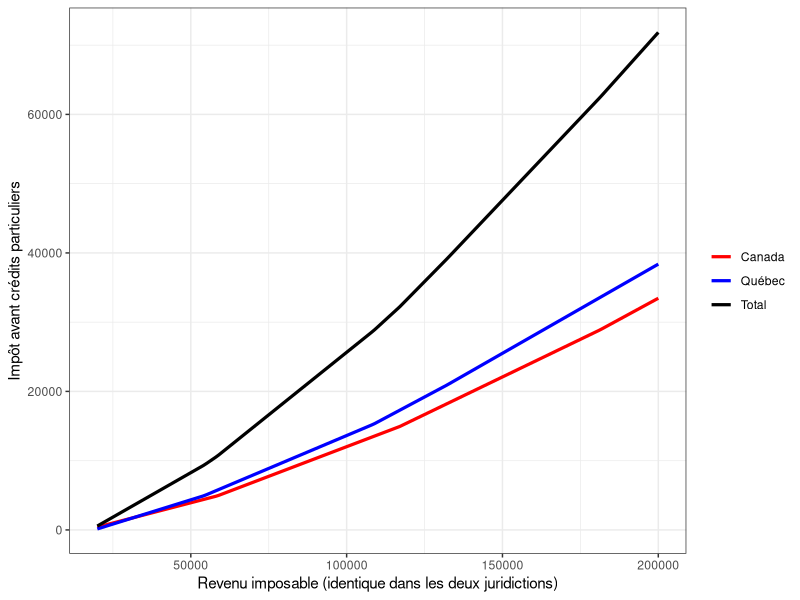
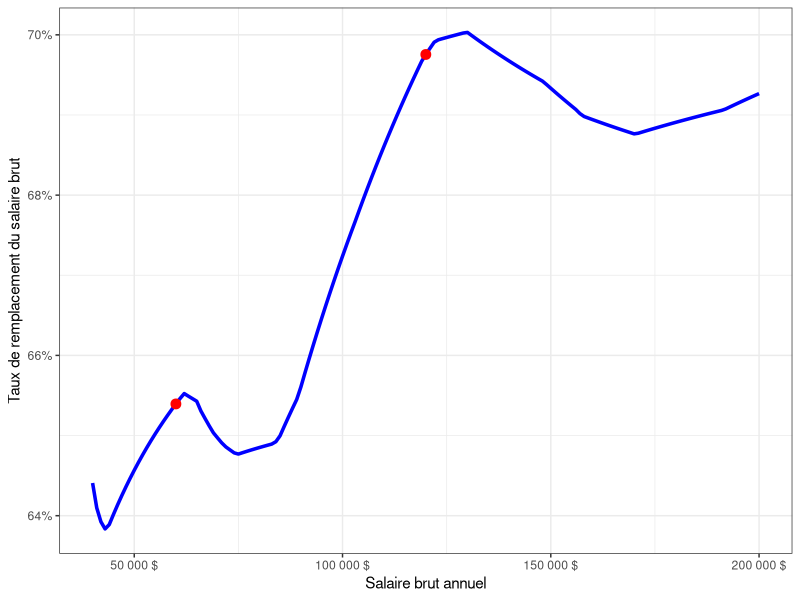
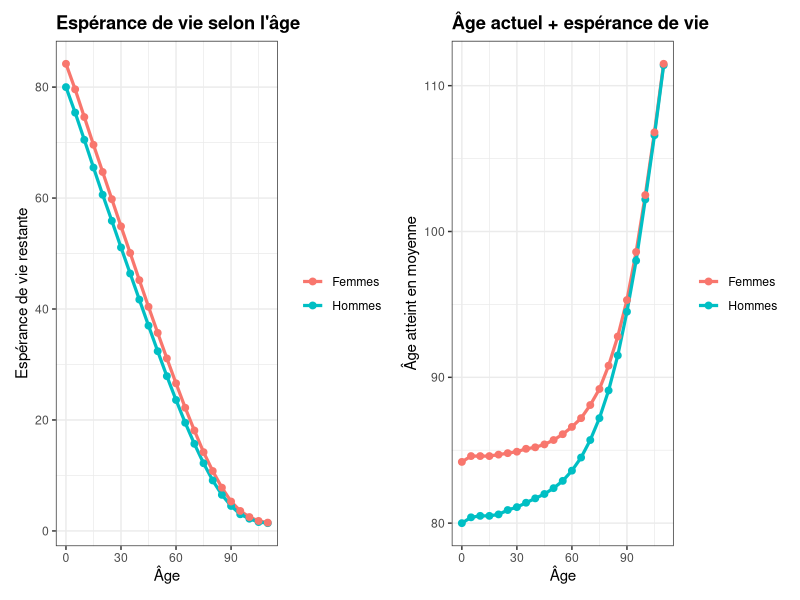
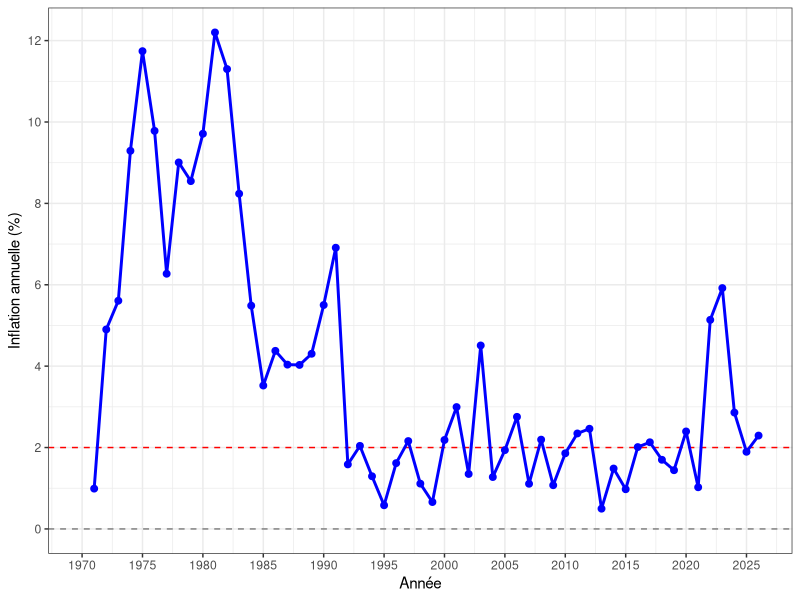
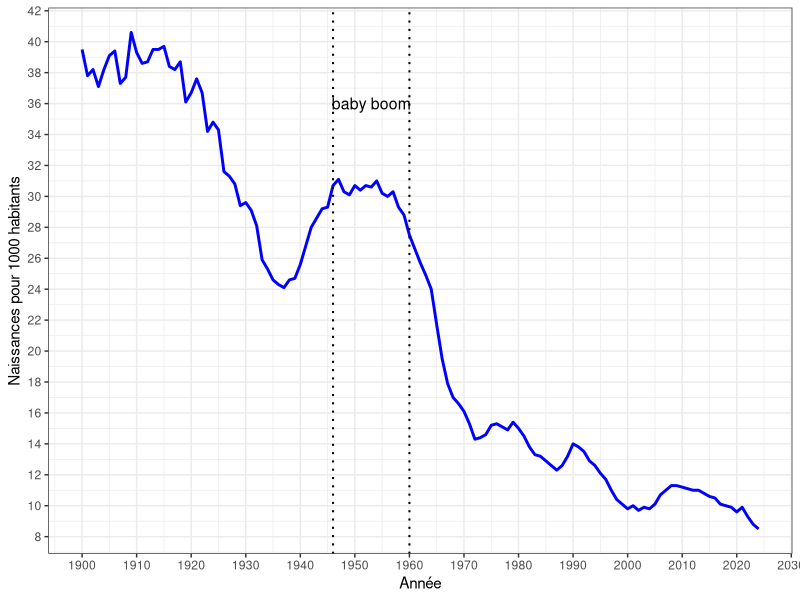

These figures' R source, in order:
## ---- chunk 1
#| code-fold: true
#| echo: false
#| message: false
#| warning: false
#| fig-height: 4.8
#| fig-width: 9
#| fig-align: center

library(dplyr)
library(kableExtra)
library(tibble)

tab_moyen <- tibble(
  `Catégorie de travailleur` = c(
    "Total des retraités",
    "Employés du secteur public",
    "Employés du secteur privé",
    "Travailleurs autonomes"
  ),
  `2021` = c(64.3, 62.5, 64.4, 67.1),
  `2022` = c(64.7, 62.9, 64.9, 68.0),
  `2023` = c(65.1, 63.2, 65.3, 68.0),
  `2024` = c(65.3, 63.8, 65.1, 67.9),
  `2025` = c(65.4, 62.6, 66.0, 68.4)
)

tab_moyen %>%
  mutate(across(`2021`:`2025`, ~ format(round(.x,1), decimal.mark=","))) %>%
  kbl(
    align = c("l","c","c","c","c","c"),
    caption = "Âge moyen de la retraite selon la catégorie de travailleur, Canada"
  ) %>%
  kable_styling(
    bootstrap_options = c("striped","hover","condensed"),
    full_width = FALSE,
    position = "center"
  )


tab_median <- tibble(
  `Catégorie de travailleur` = c(
    "Total des retraités",
    "Employés du secteur public",
    "Employés du secteur privé",
    "Travailleurs autonomes"
  ),
  `2021` = c(64.4, 61.8, 64.7, 65.7),
  `2022` = c(64.8, 61.8, 64.9, 67.8),
  `2023` = c(64.9, 63.0, 65.1, 67.8),
  `2024` = c(65.1, 64.1, 65.1, 66.7),
  `2025` = c(65.3, 61.8, 65.4, 67.4)
)

tab_median %>%
  mutate(across(`2021`:`2025`, ~ format(round(.x,1), decimal.mark=","))) %>%
  kbl(
    align = c("l","c","c","c","c","c"),
    caption = "Âge médian de la retraite selon la catégorie de travailleur, Canada"
  ) %>%
  kable_styling(
    bootstrap_options = c("striped","hover","condensed"),
    full_width = FALSE,
    position = "center"
  )


## ---- chunk 2
#| code-fold: true
#| code-summary: "Voir le code R : barèmes fiscaux de base de 2026"
#| echo: true
#| message: false
#| warning: false

library(dplyr)
library(tidyr)
library(ggplot2)
library(kableExtra)

# EY : revenu imposable fédéral et revenu imposable québécois.
# Montants personnels de base déjà inclus; crédit supplémentaire NON inclus.
# L'impôt fédéral est déjà net de l'abattement québécois de 16,5 %.
impot_barreme_ey_2026 <- function(revenu_federal, revenu_quebec = revenu_federal) {
  stopifnot(length(revenu_federal) == 1, length(revenu_quebec) == 1,
            is.finite(revenu_federal), is.finite(revenu_quebec),
            revenu_federal >= 0, revenu_quebec >= 0)

  f <- revenu_federal
  q <- revenu_quebec
  impot_federal <- if (f <= 16452) {
    0
  } else if (f <= 58523) {
    0.1169 * (f - 16452)
  } else if (f <= 117045) {
    4918 + 0.1712 * (f - 58523)
  } else if (f <= 181440) {
    14936 + 0.2171 * (f - 117045)
  } else if (f <= 258482) {
    28916 + 0.2446 * (f - 181440)
  } else {
    47761 + 0.2756 * (f - 258482)
  }

  impot_quebec <- if (q <= 18952) {
    0
  } else if (q <= 54345) {
    0.14 * (q - 18952)
  } else if (q <= 108680) {
    4955 + 0.19 * (q - 54345)
  } else if (q <= 132245) {
    15279 + 0.24 * (q - 108680)
  } else {
    20934 + 0.2575 * (q - 132245)
  }

  c(federal = max(0, impot_federal),
    quebec = max(0, impot_quebec))
}
## ---- chunk 3
#| code-fold: true
#| echo: false
#| message: false
#| warning: false
#| fig-height: 4.8
#| fig-width: 9
#| fig-align: center
#| fig-cap: "Impôt calculé selon les barèmes de base de 2026, avant crédits particuliers"
#| label: fig-impot_par_revenu

impot_points <- lapply(seq(20000, 200000, by = 1000), function(y) {
  imp <- impot_barreme_ey_2026(y)
  data.frame(revenu = y, Canada = unname(imp["federal"]),
             Québec = unname(imp["quebec"]), Total = sum(imp))
}) %>% bind_rows() %>%
  pivot_longer(cols = c(Canada, Québec, Total),
               names_to = "type", values_to = "impot")

ggplot(impot_points, aes(revenu, impot, color = type)) +
  geom_line(linewidth = 1.1) +
  scale_color_manual(values = c("Québec" = "blue", "Canada" = "red", "Total" = "black")) +
  labs(x = "Revenu imposable (identique dans les deux juridictions)",
       y = "Impôt avant crédits particuliers", color = NULL) +
  theme_bw()
## ---- chunk 4
#| code-fold: true
#| code-summary: "Voir le code R : cotisations, impôts et calcul de la rente équivalente"
#| echo: true
#| message: false
#| warning: false

library(dplyr)
library(tibble)
library(knitr)
library(kableExtra)

parametres_2026 <- list(
  exemption_rrq = 3500, MGA = 74600, MSGA = 85000,
  taux_rrq_base = 0.053, taux_rrq1 = 0.01, taux_rrq2 = 0.04,
  taux_ae = 0.013, max_ae = 68900,
  taux_rqap = 0.00430, max_rqap = 103000,
  taux_epargne = 0.09,
  assurance_fixe = 800, assurance_taux = 0.02,
  taux_depenses_travail = 0.07, prime_medicaments = 750,
  deduction_travail_qc = 1450, montant_emploi_federal = 1501,
  taux_credit_federal_qc = 0.1169,
  montant_age_federal = 9208, seuil_age_federal = 46432,
  montant_pension_federal = 2000,
  montant_age_qc = 3986, montant_pension_qc = 3541,
  seuil_age_pension_qc = 42955
)

# Portion de base et portions supplémentaires du RRQ distinguées,
# car leurs traitements fiscaux diffèrent.
cotisations_sociales <- function(salaire, par = parametres_2026) {
  gains_rrq <- max(0, min(salaire, par$MGA) - par$exemption_rrq)
  gains_rrq2 <- max(0, min(salaire, par$MSGA) - par$MGA)
  c(rrq_base = gains_rrq * par$taux_rrq_base,
    rrq_sup1 = gains_rrq * par$taux_rrq1,
    rrq_sup2 = gains_rrq2 * par$taux_rrq2,
    ae = min(salaire, par$max_ae) * par$taux_ae,
    rqap = min(salaire, par$max_rqap) * par$taux_rqap)
}

impot_salarie_2026 <- function(salaire, par = parametres_2026) {
  cot <- cotisations_sociales(salaire, par)
  epargne <- salaire * par$taux_epargne
  ded_rrq <- unname(cot["rrq_sup1"] + cot["rrq_sup2"])
  ded_travail <- min(0.06 * salaire, par$deduction_travail_qc)
  imposable_f <- salaire - epargne - ded_rrq
  imposable_q <- imposable_f - ded_travail

  bareme <- impot_barreme_ey_2026(imposable_f, imposable_q)
  # Crédit fédéral sur RRQ de base, AE, RQAP et emploi.
  montant_credits <- unname(cot["rrq_base"] + cot["ae"] + cot["rqap"]) +
    min(salaire, par$montant_emploi_federal)
  credit_f <- par$taux_credit_federal_qc * montant_credits
  federal <- max(0, unname(bareme["federal"]) - credit_f)
  quebec <- unname(bareme["quebec"])

  list(impot_federal = federal, impot_quebec = quebec,
       impot_total = federal + quebec,
       revenu_imposable_federal = imposable_f,
       revenu_imposable_quebec = imposable_q,
       deduction_rrq = ded_rrq, deduction_travail = ded_travail,
       credit_federal = credit_f, cotisations = cot)
}

# Retraité de 65 ans ou plus, rente d'employeur admissible au crédit de
# pension, sans autres revenus ni crédits liés à la situation familiale.
impot_retraite_2026 <- function(rente, par = parametres_2026) {
  bareme <- impot_barreme_ey_2026(rente, rente)

  base_age_f <- max(0, par$montant_age_federal -
                      0.15 * max(0, rente - par$seuil_age_federal))
  credit_age_f <- par$taux_credit_federal_qc * base_age_f
  credit_pension_f <- par$taux_credit_federal_qc *
    min(rente, par$montant_pension_federal)

  # Au Québec, les montants pour âge et pension sont réduits ensemble.
  base_age_pension_q <- max(0, par$montant_age_qc +
                              min(rente, par$montant_pension_qc) -
                              0.1875 * max(0, rente - par$seuil_age_pension_qc))
  credit_age_pension_q <- 0.14 * base_age_pension_q

  federal <- max(0, unname(bareme["federal"]) -
                   credit_age_f - credit_pension_f)
  quebec <- max(0, unname(bareme["quebec"]) - credit_age_pension_q)
  list(impot_federal = federal, impot_quebec = quebec,
       impot_total = federal + quebec,
       revenu_imposable_federal = rente, revenu_imposable_quebec = rente,
       credit_age_federal = credit_age_f,
       credit_pension_federal = credit_pension_f,
       credit_age_pension_quebec = credit_age_pension_q)
}

calcul_actif_2026 <- function(salaire, par = parametres_2026) {
  res <- impot_salarie_2026(salaire, par)
  cot <- res$cotisations
  epargne <- salaire * par$taux_epargne
  assurance <- par$assurance_fixe + par$assurance_taux * salaire
  depenses <- par$taux_depenses_travail * salaire
  disponible <- salaire - epargne - res$impot_total -
    sum(cot) - assurance - depenses
  tibble(
    element = c("Salaire brut annuel", "Épargne-retraite déductible (9 %)",
      "Revenu imposable fédéral (calcul seulement)",
      "Revenu imposable Québec (calcul seulement)",
      "Impôt fédéral et québécois estimé", "Cotisations au RRQ",
      "Cotisations à l'assurance-emploi (AE)", "Cotisations au RQAP",
      "Cotisations à l'assurance collective",
      "Dépenses supplémentaires liées au travail",
      "Revenu résiduel disponible"),
    montant = c(salaire, -epargne,
      res$revenu_imposable_federal, res$revenu_imposable_quebec,
      -res$impot_total, -sum(cot[c("rrq_base", "rrq_sup1", "rrq_sup2")]),
      -cot["ae"], -cot["rqap"], -assurance, -depenses, disponible)
  )
}

calcul_retraite_2026 <- function(rente, par = parametres_2026) {
  res <- impot_retraite_2026(rente, par)
  disponible <- rente - res$impot_total - par$prime_medicaments
  tibble(
    element = c("Revenu annuel de rente imposable", "Épargne-retraite",
      "Revenu imposable fédéral (calcul seulement)",
      "Revenu imposable Québec (calcul seulement)",
      "Impôt fédéral et québécois estimé", "Cotisations au RRQ",
      "Cotisations à l'assurance-emploi (AE)", "Cotisations au RQAP",
      "Prime d'assurance médicaments (hypothèse)",
      "Dépenses supplémentaires liées au travail",
      "Revenu résiduel disponible"),
    montant = c(rente, 0, rente, rente, -res$impot_total,
                0, 0, 0, -par$prime_medicaments, 0, disponible)
  )
}

revenu_disponible <- function(tab) {
  as.numeric(tail(tab$montant, 1))
}

rente_equivalente_2026 <- function(salaire, par = parametres_2026) {
  budget_cible <- revenu_disponible(calcul_actif_2026(salaire, par))
  f <- function(rente) {
    revenu_disponible(calcul_retraite_2026(rente, par)) - budget_cible
  }
  uniroot(f, lower = 0, upper = max(1000000, salaire * 3))$root
}

afficher_decomposition <- function(tab, titre) {
  monnaie <- function(x) {
    txt <- format(round(abs(x)), big.mark = " ", scientific = FALSE,
                  trim = TRUE)
    ifelse(x < 0,
           cell_spec(paste0("(", txt, " $)"), color = "red"),
           paste0(txt, " $"))
  }
  tab %>%
    mutate(Montant = monnaie(montant)) %>%
    select(`Élément` = element, Montant) %>%
    kbl(caption = titre, escape = FALSE, align = c("l", "r"),
        booktabs = TRUE) %>%
    kable_styling(
      bootstrap_options = c("striped", "hover", "condensed"),
      full_width = FALSE, position = "center"
    ) %>%
    row_spec(c(1, 11), bold = TRUE)
}

salaires_exemples <- c(120000, 60000)
rentes_exemples <- vapply(salaires_exemples, rente_equivalente_2026, numeric(1))
## ---- chunk 5
#| code-fold: true
#| echo: false
#| message: false
#| warning: false

afficher_decomposition(
  calcul_actif_2026(120000),
  "Décomposition du revenu et des dépenses — Avant la retraite (120 000 $)"
)
## ---- chunk 6
#| code-fold: true
#| echo: false
#| message: false
#| warning: false

afficher_decomposition(
  calcul_retraite_2026(rentes_exemples[1]),
  "Décomposition du revenu et des dépenses — À la retraite (120 000 $ avant retraite)"
)
## ---- chunk 7
#| code-fold: true
#| echo: false
#| message: false
#| warning: false

afficher_decomposition(
  calcul_actif_2026(60000),
  "Décomposition du revenu et des dépenses — Avant la retraite (60 000 $)"
)
## ---- chunk 8
#| code-fold: true
#| echo: false
#| message: false
#| warning: false

afficher_decomposition(
  calcul_retraite_2026(rentes_exemples[2]),
  "Décomposition du revenu et des dépenses — À la retraite (60 000 $ avant retraite)"
)
## ---- chunk 9
#| code-fold: true
#| echo: false
#| message: false
#| warning: false
#| fig-height: 4.8
#| fig-width: 9
#| fig-align: center
#| fig-cap: "Taux de remplacement du salaire brut nécessaire pour reproduire le budget résiduel, selon les hypothèses de 2026"
#| label: fig-tauxderemp_par_revenu

library(ggplot2)
library(scales)

bd_remplacement <- tibble(revenu = seq(40000, 200000, by = 1000)) %>%
  mutate(
    rente = vapply(revenu, rente_equivalente_2026, numeric(1)),
    pct = rente / revenu
  )
pts <- bd_remplacement %>% filter(revenu %in% c(60000, 120000))

ggplot(bd_remplacement, aes(x = revenu, y = pct)) +
  geom_line(linewidth = 1.2, color = "blue") +
  geom_point(data = pts, color = "red", size = 3) +
  scale_x_continuous(labels = label_number(suffix = " $", big.mark = " ")) +
  scale_y_continuous(labels = percent_format(accuracy = 1)) +
  labs(x = "Salaire brut annuel", y = "Taux de remplacement du salaire brut") +
  theme_bw()
## ---- chunk 10
#| code-fold: true
#| echo: false
#| message: false
#| warning: false
#| fig-height: 4
#| fig-width: 9
#| fig-align: center

library(tibble)
library(dplyr)
library(kableExtra)

tab_rentes <- tibble(
  `Durée de la rente certaine due` = c(10, 15, 20, 25, 30, 35),
  `Montant annuel` = c(109144, 76299, 59958, 50216, 43774, 39218)
) %>%
  mutate(
    `Durée de la rente certaine due` = paste0(`Durée de la rente certaine due`, " ans"),
    `Montant annuel` = paste0(
      format(
        `Montant annuel`,
        big.mark = " ",
        decimal.mark = ",",
        scientific = FALSE
      ),
      " $"
    )
  )

tab_rentes %>%
  kbl(
    align = c("c", "c"),
    col.names = c("Durée", "Montant annuel de la rente")
  ) %>%
  kable_styling(
    bootstrap_options = c("striped", "hover", "condensed"),
    full_width = FALSE,
    position = "center"
  )
## ---- chunk 11
#| code-fold: true
#| echo: false
#| message: false
#| warning: false
#| fig-height: 4
#| fig-width: 9
#| fig-align: center

library(tibble)
library(dplyr)
library(kableExtra)

tab_mortalite_comp <- tibble(
  age = c(0, 5, 10, 15, 20, 25, 30, 35, 40, 45, 50, 55, 60, 65, 70, 75,
          80, 85, 90, 95, 100, 105, 110),
  lx_h = c(100000, 99447, 99407, 99348, 99137, 98753, 98285, 97744,
           97136, 96354, 95252, 93614, 91135, 87364, 81640, 73087,
           60780, 44391, 25601, 9594, 1864, 159, 6),
  ex_h = c(80.0, 75.4, 70.5, 65.5, 60.6, 55.9, 51.1, 46.4,
           41.7, 37.0, 32.4, 27.9, 23.6, 19.5, 15.7, 12.2,
           9.1, 6.5, 4.5, 3.0, 2.2, 1.6, 1.4),
  lx_f = c(100000, 99530, 99493, 99445, 99331, 99158, 98949, 98691,
           98379, 97920, 97213, 96149, 94532, 92030, 88107, 81931,
           72329, 58025, 38773, 18226, 4799, 570, 27),
  ex_f = c(84.2, 79.6, 74.6, 69.6, 64.7, 59.8, 54.9, 50.1,
           45.2, 40.4, 35.7, 31.1, 26.6, 22.2, 18.1, 14.2,
           10.8, 7.8, 5.3, 3.6, 2.5, 1.8, 1.5)
) %>%
  mutate(
    `Âge` = ifelse(age == 110, "110 ans et plus", paste0(age, " ans")),
    `Survivants` = format(lx_h, big.mark = " ", decimal.mark = ","),
    `Espérance de vie` = format(ex_h, nsmall = 1, decimal.mark = ","),
    `Survivantes` = format(lx_f, big.mark = " ", decimal.mark = ","),
    `Espérance de vie ` = format(ex_f, nsmall = 1, decimal.mark = ",")
  ) %>%
  select(`Âge`, `Survivants`, `Espérance de vie`, `Survivantes`, `Espérance de vie `)

tab_mortalite_comp %>%
  kbl(
    align = c("c", "c", "c", "c", "c"),
    col.names = c("Âge", "l<sub>x</sub>", "e<sub>x</sub>", "l<sub>x</sub>", "e<sub>x</sub>"),
    escape = FALSE,
    caption = "Extrait des tables complètes de mortalité, Canada, 2017 à 2019"
  ) %>%
  add_header_above(c(" " = 1, "Hommes" = 2, "Femmes" = 2), escape = FALSE) %>%
  kable_styling(
    bootstrap_options = c("striped", "hover", "condensed"),
    full_width = FALSE,
    position = "center"
  )

## ---- chunk 12
#| code-fold: true
#| echo: false
#| message: false
#| warning: false
#| fig-height: 4
#| fig-width: 14
#| fig-align: center

library(tibble)
library(dplyr)
library(ggplot2)
library(tidyr)
library(patchwork)

tab_mortalite_comp <- tibble(
  age = c(0, 5, 10, 15, 20, 25, 30, 35, 40, 45, 50, 55, 60, 65, 70, 75,
          80, 85, 90, 95, 100, 105, 110),
  lx_h = c(100000, 99447, 99407, 99348, 99137, 98753, 98285, 97744,
           97136, 96354, 95252, 93614, 91135, 87364, 81640, 73087,
           60780, 44391, 25601, 9594, 1864, 159, 6),
  ex_h = c(80.0, 75.4, 70.5, 65.5, 60.6, 55.9, 51.1, 46.4,
           41.7, 37.0, 32.4, 27.9, 23.6, 19.5, 15.7, 12.2,
           9.1, 6.5, 4.5, 3.0, 2.2, 1.6, 1.4),
  lx_f = c(100000, 99530, 99493, 99445, 99331, 99158, 98949, 98691,
           98379, 97920, 97213, 96149, 94532, 92030, 88107, 81931,
           72329, 58025, 38773, 18226, 4799, 570, 27),
  ex_f = c(84.2, 79.6, 74.6, 69.6, 64.7, 59.8, 54.9, 50.1,
           45.2, 40.4, 35.7, 31.1, 26.6, 22.2, 18.1, 14.2,
           10.8, 7.8, 5.3, 3.6, 2.5, 1.8, 1.5)
)

df_plot <- tab_mortalite_comp %>%
  transmute(
    age,
    Hommes = ex_h,
    Femmes = ex_f,
    `Hommes (âge + e[x])` = age + ex_h,
    `Femmes (âge + e[x])` = age + ex_f
  )

df_ex <- df_plot %>%
  select(age, Hommes, Femmes) %>%
  pivot_longer(cols = -age, names_to = "sexe", values_to = "esperance_vie")

df_total <- df_plot %>%
  select(age, `Hommes (âge + e[x])`, `Femmes (âge + e[x])`) %>%
  pivot_longer(cols = -age, names_to = "sexe", values_to = "age_total") %>%
  mutate(
    sexe = recode(
      sexe,
      `Hommes (âge + e[x])` = "Hommes",
      `Femmes (âge + e[x])` = "Femmes"
    )
  )

p1 <- ggplot(df_ex, aes(x = age, y = esperance_vie, color = sexe)) +
  geom_line(linewidth = 1.1) +
  geom_point(size = 2) +
  labs(
    title = "Espérance de vie selon l'âge",
    x = "Âge",
    y = "Espérance de vie restante"
  ) +
  theme_bw() +
  theme(
    legend.title = element_blank(),
    plot.title = element_text(face = "bold")
  )

p2 <- ggplot(df_total, aes(x = age, y = age_total, color = sexe)) +
  geom_line(linewidth = 1.1) +
  geom_point(size = 2) +
  labs(
    title = "Âge actuel + espérance de vie",
    x = "Âge",
    y = "Âge atteint en moyenne"
  ) +
  theme_bw() +
  theme(
    legend.title = element_blank(),
    plot.title = element_text(face = "bold")
  )

library(patchwork)

p1 | p2

## ---- chunk 13
#| code-fold: true
#| echo: false
#| message: false
#| warning: false
#| fig-height: 4
#| fig-width: 14
#| fig-align: center

library(dplyr)
library(tidyr)
library(kableExtra)
library(stringr)

txt <- "
Year January February March April May June July August September October November December
1970 20.2 20.2 20.2 20.3 20.3 20.3 20.5 20.5 20.4 20.4 20.4 20.3
1971 20.4 20.5 20.5 20.7 20.7 20.8 21.0 21.2 21.1 21.2 21.2 21.3
1972 21.4 21.5 21.6 21.7 21.7 21.7 22.0 22.2 22.3 22.3 22.3 22.4
1973 22.6 22.8 22.8 23.1 23.2 23.4 23.7 24.0 24.1 24.2 24.4 24.5
1974 24.7 24.9 25.2 25.4 25.9 26.1 26.3 26.6 26.8 27.1 27.3 27.6
1975 27.6 27.9 28.0 28.2 28.5 28.8 29.2 29.5 29.6 29.8 30.1 30.2
1976 30.3 30.5 30.6 30.7 30.9 31.1 31.3 31.3 31.5 31.7 31.8 31.9
1977 32.2 32.4 32.8 33.0 33.4 33.5 33.9 33.9 34.2 34.5 34.7 34.9
1978 35.1 35.4 35.7 35.8 36.3 36.6 37.1 37.2 37.1 37.6 37.8 37.9
1979 38.1 38.6 39.0 39.3 39.7 39.9 40.2 40.3 40.7 41.0 41.4 41.6
1980 41.8 42.3 42.6 42.9 43.4 43.9 44.2 44.7 45.0 45.4 46.0 46.2
1981 46.9 47.4 48.0 48.3 48.7 49.5 49.9 50.3 50.7 51.2 51.6 51.8
1982 52.2 52.8 53.5 53.8 54.5 55.1 55.4 55.6 55.9 56.3 56.6 56.6
1983 56.5 56.8 57.4 57.4 57.5 58.1 58.4 58.7 58.7 59.1 59.1 59.2
1984 59.6 59.9 60.0 60.2 60.2 60.6 60.8 60.8 60.9 61.1 61.4 61.4
1985 61.7 62.1 62.2 62.5 62.7 63.0 63.3 63.3 63.4 63.6 63.8 64.1
1986 64.4 64.7 64.9 64.9 65.3 65.4 65.9 66.0 66.0 66.4 66.7 66.8
1987 67.0 67.3 67.5 67.9 68.3 68.5 68.9 69.0 69.0 69.2 69.5 69.6
1988 69.7 70.0 70.4 70.6 71.0 71.2 71.6 71.7 71.8 72.2 72.3 72.3
1989 72.7 73.2 73.6 73.8 74.6 74.9 75.4 75.5 75.6 75.9 76.1 76.1
1990 76.7 77.2 77.5 77.5 77.9 78.2 78.5 78.6 78.8 79.5 80.0 79.9
1991 82.0 82.0 82.3 82.3 82.7 83.1 83.2 83.3 83.1 83.0 83.3 82.9
1992 83.3 83.3 83.6 83.7 83.8 84.0 84.2 84.2 84.2 84.3 84.7 84.7
1993 85.0 85.3 85.2 85.2 85.4 85.4 85.6 85.7 85.7 85.9 86.3 86.1
1994 86.1 85.4 85.4 85.4 85.2 85.4 85.7 85.8 85.9 85.7 86.2 86.3
1995 86.6 87.0 87.2 87.5 87.7 87.7 87.9 87.7 87.8 87.7 88.0 87.8
1996 88.0 88.1 88.5 88.7 89.0 89.0 89.0 89.0 89.1 89.3 89.7 89.7
1997 89.9 90.1 90.2 90.2 90.3 90.5 90.5 90.6 90.6 90.6 90.5 90.4
1998 90.9 91.0 91.1 91.0 91.3 91.4 91.4 91.4 91.2 91.6 91.6 91.3
1999 91.5 91.6 92.0 92.5 92.7 92.9 93.1 93.3 93.6 93.7 93.6 93.7
2000 93.5 94.1 94.8 94.5 94.9 95.5 95.8 95.7 96.1 96.3 96.6 96.7
2001 96.3 96.8 97.1 97.8 98.6 98.7 98.4 98.4 98.6 98.1 97.2 97.4
2002 97.6 98.2 98.9 99.5 99.7 99.9 100.5 100.9 100.9 101.2 101.5 101.1
2003 102.0 102.8 103.1 102.4 102.5 102.5 102.6 102.9 103.1 102.8 103.1 103.2
2004 103.3 103.5 103.9 104.1 105.0 105.1 105.0 104.8 105.0 105.2 105.6 105.4
2005 105.3 105.7 106.3 106.6 106.7 106.9 107.1 107.5 108.4 107.9 107.7 107.6
2006 108.2 108.0 108.6 109.2 109.7 109.5 109.6 109.8 109.2 109.0 109.2 109.4
2007 109.4 110.2 111.1 111.6 112.1 111.9 112.0 111.7 111.9 111.6 111.9 112.0
2008 111.8 112.2 112.6 113.5 114.6 115.4 115.8 115.6 115.7 114.5 114.1 113.3
2009 113.0 113.8 114.0 113.9 114.7 115.1 114.7 114.7 114.7 114.6 115.2 114.8
2010 115.1 115.6 115.6 116.0 116.3 116.2 116.8 116.7 116.9 117.4 117.5 117.5
2011 117.8 118.1 119.4 119.8 120.6 119.8 120.0 120.3 120.6 120.8 120.9 120.2
2012 120.7 121.2 121.7 122.2 122.1 121.6 121.5 121.8 122.0 122.2 121.9 121.2
2013 121.3 122.7 122.9 122.7 123.0 123.0 123.1 123.1 123.3 123.0 123.0 122.7
2014 123.1 124.1 124.8 125.2 125.8 125.9 125.7 125.7 125.8 125.9 125.4 124.5
2015 124.3 125.4 126.3 126.2 126.9 127.2 127.3 127.3 127.1 127.2 127.1 126.5
2016 126.8 127.1 127.9 128.3 128.8 129.1 128.9 128.7 128.8 129.1 128.6 128.4
2017 129.5 129.7 129.9 130.4 130.5 130.4 130.4 130.5 130.8 130.9 131.3 130.8
2018 131.7 132.5 132.9 133.3 133.4 133.6 134.3 134.2 133.7 134.1 133.5 133.4
2019 133.6 134.5 135.4 136.0 136.6 136.3 137.0 136.8 136.2 136.6 136.4 136.4
2020 136.8 137.4 136.6 135.7 136.1 137.2 137.2 137.0 136.9 137.5 137.7 137.4
2021 138.2 138.9 139.6 140.3 141.0 141.4 142.3 142.6 142.9 143.9 144.2 144.0
2022 145.3 146.8 148.9 149.8 151.9 152.9 153.1 152.6 152.7 153.8 154.0 153.1
2023 153.9 154.5 155.3 156.4 157.0 157.2 158.1 158.7 158.5 158.6 158.8 158.3
2024 158.3 158.8 159.8 160.6 161.5 161.4 162.1 161.8 161.1 161.8 161.8 161.2
2025 161.3 163.0 163.5 163.4 164.3 164.4 164.9 164.8 164.9 165.3 165.4 165.0
2026 165.0 XXX XXX XXX XXX XXX XXX XXX XXX XXX XXX XXX
"

df <- read.table(text = txt, header = TRUE, check.names = FALSE)

df_jan <- df %>%
  transmute(
    annee = Year,
    ipc = January,
    decennie = paste0(floor(annee / 10) * 10, "s")
  ) %>%
  filter(annee >= 1970)

ordre_decennies <- unique(df_jan$decennie)

n_max <- df_jan %>%
  count(decennie) %>%
  summarise(max_n = max(n)) %>%
  pull(max_n)

liste_blocs <- lapply(ordre_decennies, function(d) {
  x <- df_jan %>%
    filter(decennie == d) %>%
    mutate(
      rang = row_number(),
      ipc = format(ipc, nsmall = 1, decimal.mark = ",")
    ) %>%
    select(rang, annee, ipc)

  tibble(rang = 1:n_max) %>%
    left_join(x, by = "rang") %>%
    transmute(
      !!paste0(d, "_annee") := ifelse(is.na(annee), "", annee),
      !!paste0(d, "_ipc")   := ifelse(is.na(ipc), "", ipc)
    )
})

tab_decennies <- bind_cols(liste_blocs)

header_top <- setNames(rep(2, length(ordre_decennies)), ordre_decennies)

tab_decennies %>%
  kbl(
    align = rep("c", ncol(tab_decennies)),
    col.names = rep(c("Année", "IPC"), length(ordre_decennies))
  ) %>%
  add_header_above(header_top) %>%
  kable_styling(
    bootstrap_options = c("striped", "hover", "condensed"),
    full_width = FALSE,
    position = "center"
  )
## ---- chunk 14
#| code-fold: true
#| echo: false
#| message: false
#| warning: false
#| fig-height: 4
#| fig-width: 14
#| fig-align: center

library(dplyr)
library(ggplot2)

df_inflation <- df_jan %>%
  arrange(annee) %>%
  mutate(
    inflation_pct = 100 * (ipc / lag(ipc) - 1)
  ) %>%
  filter(annee >= 1970)

ggplot(df_inflation, aes(x = annee, y = inflation_pct)) +
  geom_hline(yintercept = 0, linewidth = 0.5, linetype = "dashed", colour = "grey50") +
  geom_hline(yintercept = 2, linewidth = 0.5, linetype = "dashed", colour = "red") +
  geom_line(linewidth = 1, color = "blue") +
  geom_point(size = 2, color = "blue") +
  scale_x_continuous(breaks = seq(1970, max(df_inflation$annee), by = 5)) +
  scale_y_continuous(
    breaks = seq(0,12,by = 2)
  ) +
  labs(
    x = "Année",
    y = "Inflation annuelle (%)"
  ) +
  theme_bw()

## ---- chunk 15
#| code-fold: true
#| echo: false
#| message: false
#| warning: false
#| fig-height: 4
#| fig-width: 14
#| fig-align: center

library(tibble)
library(kableExtra)

tab_retraite <- tibble(
  age = 55:65,
  homme = c(7, 2.5, 2.5, 2.5, 2.5, 40, 5, 5, 5, 20, 100),
  femme = c(10, 4, 4, 4, 4, 50, 8, 8, 8, 25, 100)
)

tab_retraite %>%
  mutate(
    Age = age,
    Homme = paste0(format(homme, nsmall = 2, decimal.mark = ","), " %"),
    Femme = paste0(format(femme, nsmall = 2, decimal.mark = ","), " %")
  ) %>%
  select(Age, Homme, Femme) %>%
  kbl(
    align = c("c","c","c"),
    col.names = c("Âge", "Homme", "Femme")
  ) %>%
  add_header_above(c(" " = 1, "Probabilité de retraite" = 2)) %>%
  kable_styling(
    bootstrap_options = c("striped", "hover", "condensed"),
    full_width = FALSE,
    position = "center"
  )

## ---- chunk 16
#| code-fold: true
#| echo: false
#| message: false
#| warning: false
#| fig-height: 4
#| fig-width: 14
#| fig-align: center

library(tidyverse)

df_naissance <- tribble(
~annee, ~taux,
1900,39.5,1901,37.8,1902,38.2,1903,37.1,1904,38.2,
1905,39.1,1906,39.4,1907,37.3,1908,37.7,1909,40.6,
1910,39.3,1911,38.6,1912,38.7,1913,39.5,1914,39.5,
1915,39.7,1916,38.4,1917,38.2,1918,38.7,1919,36.1,
1920,36.7,1921,37.6,1922,36.7,1923,34.2,1924,34.8,
1925,34.3,1926,31.6,1927,31.3,1928,30.8,1929,29.4,
1930,29.6,1931,29.1,1932,28.1,1933,25.9,1934,25.3,
1935,24.6,1936,24.3,1937,24.1,1938,24.6,1939,24.7,
1940,25.6,1941,26.8,1942,28.0,1943,28.6,1944,29.2,
1945,29.3,1946,30.7,1947,31.1,1948,30.3,1949,30.1,
1950,30.7,1951,30.4,1952,30.7,1953,30.6,1954,31.0,
1955,30.2,1956,30.0,1957,30.3,1958,29.3,1959,28.8,
1960,27.5,1961,26.6,1962,25.7,1963,24.9,1964,24.0,
1965,21.7,1966,19.5,1967,17.9,1968,17.0,1969,16.6,
1970,16.1,1971,15.3,1972,14.3,1973,14.4,1974,14.6,
1975,15.2,1976,15.3,1977,15.1,1978,14.9,1979,15.4,
1980,15.0,1981,14.5,1982,13.8,1983,13.3,1984,13.2,
1985,12.9,1986,12.6,1987,12.3,1988,12.6,1989,13.2,
1990,14.0,1991,13.8,1992,13.5,1993,12.9,1994,12.6,
1995,12.1,1996,11.7,1997,11.0,1998,10.4,1999,10.1,
2000,9.8,2001,10.0,2002,9.7,2003,9.9,2004,9.8,
2005,10.1,2006,10.7,2007,11.0,2008,11.3,2009,11.3,
2010,11.2,2011,11.1,2012,11.0,2013,11.0,2014,10.8,
2015,10.6,2016,10.5,2017,10.1,2018,10.0,2019,9.9,
2020,9.6,2021,9.9,2022,9.3,2023,8.8,2024,8.5
)

ggplot(df_naissance, aes(x = annee, y = taux)) +
  geom_line(linewidth = 1, colour = "blue") +
  #geom_point(size = 1.5, colour = "blue") +
  geom_vline(xintercept = 1946, linetype = "dotted", linewidth = 0.7) +
  geom_vline(xintercept = 1960, linetype = "dotted", linewidth = 0.7) +
  annotate("text", x = 1953, y = 36, label = "baby boom", size = 4) +
  scale_x_continuous(breaks = seq(1900, 2030, by = 10)) +
  scale_y_continuous(breaks = seq(8, 42, by = 2)) +
  labs(
    x = "Année",
    y = "Naissances pour 1000 habitants"
  ) +
  theme_bw()
